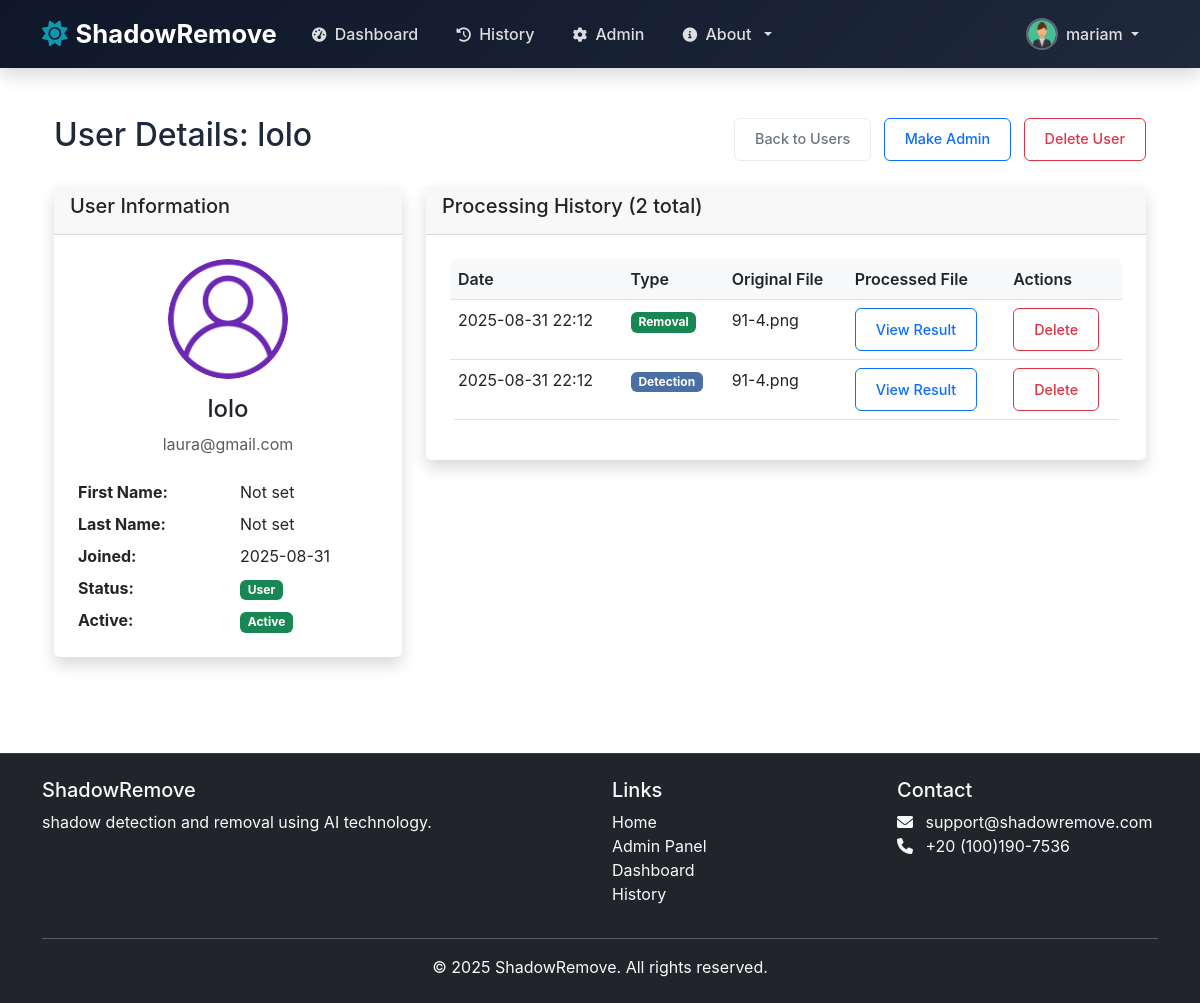
The app's page /admin/user/2 (signed in) with its own data.
### models.py (models this page shows, shortened)
class User(UserMixin, db.Model):
    id = db.Column(db.Integer, primary_key=True)
    username = db.Column(db.String(80), unique=True, nullable=False)
    email = db.Column(db.String(120), unique=True, nullable=False)
    password_hash = db.Column(db.String(128))
    first_name = db.Column(db.String(80), nullable=True)
    last_name = db.Column(db.String(80), nullable=True)
    bio = db.Column(db.Text, nullable=True)
    avatar = db.Column(db.String(120), default='default-avatar.png')
    created_at = db.Column(db.DateTime, default=datetime.utcnow)
    updated_at = db.Column(db.DateTime, default=datetime.utcnow, onupdate=datetime.utcnow)
    is_admin = db.Column(db.Boolean, default=False)
    is_active = db.Column(db.Boolean, default=True)

class ProcessedImage(db.Model):
    id = db.Column(db.Integer, primary_key=True)
    user_id = db.Column(db.Integer, db.ForeignKey('user.id'), nullable=False)
    original_filename = db.Column(db.String(255), nullable=False)
    processed_filename = db.Column(db.String(255), nullable=False)
    process_type = db.Column(db.String(50), nullable=False)  # 'detection' or 'removal'
    created_at = db.Column(db.DateTime, default=datetime.utcnow)
    user = db.relationship('User', backref=db.backref('processed_images', lazy=True))

### admin_route.py (the view)
@admin_required
def admin_user_detail(user_id):
    user = User.query.get_or_404(user_id)
    processed_images = ProcessedImage.query.filter_by(user_id=user_id).order_by(ProcessedImage.created_at.desc()).all()
    detection_count = ProcessedImage.query.filter_by(user_id=user_id, process_type='detection').count()
    removal_count = ProcessedImage.query.filter_by(user_id=user_id, process_type='removal').count()
    recent_activity = ProcessedImage.query.filter_by(user_id=user_id).order_by(ProcessedImage.created_at.desc()).limit(5).all()
    if processed_images:
        first_activity = processed_images[-1].created_at
        days_active = (datetime.utcnow() - first_activity).days or 1
        avg_per_day = len(processed_images) / days_active
    else:
        first_activity = None
        days_active = 0
        avg_per_day = 0
    return render_template('admin/user_detail.html',
                         user=user,
                         processed_images=processed_images,
                         detection_count=detection_count,
                         removal_count=removal_count,
                         recent_activity=recent_activity,
                         first_activity=first_activity,
                         days_active=days_active,
                         avg_per_day=avg_per_day)

### templates/admin/user_detail.html (shortened to what this page needs)
{% extends "base.html" %}
{% block content %}
<div class="container-fluid py-4">
    <div class="d-flex justify-content-between align-items-center mb-4">
        <h1 class="h2">User Details: {{ user.username }}</h1>
        <div>
            <a href="{{ url_for('admin_users') }}" class="btn btn-outline-secondary">Back to Users</a>
            {% if not user.is_admin %}
                <button type="button" class="btn btn-outline-primary ms-2"
                        data-bs-toggle="modal" data-bs-target="#makeAdminModal">
                    Make Admin
                </button>
            {% endif %}
            {% if not user.is_admin %}
                <button type="button" class="btn btn-outline-danger ms-2"
                        data-bs-toggle="modal" data-bs-target="#deleteUserModal">
                    Delete User
                </button>
            {% endif %}
        </div>
    </div>
    <div class="row">
        <div class="col-md-4">
            <div class="card">
                <div class="card-header">
                    <h5 class="card-title">User Information</h5>
                </div>
                <div class="card-body text-center">
                    {% if user.avatar and user.avatar != 'default-avatar.png' %}
                        <img src="{{ url_for('static', filename='uploads/avatars/' + user.avatar) }}"
                             class="rounded-circle mb-3" width="120" height="120" alt="{{ user.username }}">
                    {% else %}
                        <img src="{{ url_for('static', filename='images/default-avatar.png') }}"
                             class="rounded-circle mb-3" width="120" height="120" alt="Default Avatar">
                    {% endif %}
                    <h4>{{ user.username }}</h4>
                    <p class="text-muted">{{ user.email }}</p>
                    <div class="row text-start mt-4">
                        <div class="col-6">
                            <strong>First Name:</strong>
                        </div>
                        <div class="col-6">
                            {{ user.first_name or 'Not set' }}
                        </div>
                        <div class="col-6 mt-2">
                            <strong>Last Name:</strong>
                        </div>
                        <div class="col-6 mt-2">
                            {{ user.last_name or 'Not set' }}
                        </div>
                        <div class="col-6 mt-2">
                            <strong>Joined:</strong>
                        </div>
                        <div class="col-6 mt-2">
                            {{ user.created_at.strftime('%Y-%m-%d') }}
                        </div>
                        <div class="col-6 mt-2">
                            <strong>Status:</strong>
                        </div>
                        <div class="col-6 mt-2">
                            {% if user.is_admin %}
                                <span class="badge bg-danger">Admin</span>
                            {% else %}
                                <span class="badge bg-success">User</span>
                            {% endif %}
                        </div>
                        <div class="col-6 mt-2">
                            <strong>Active:</strong>
                        </div>
                        <div class="col-6 mt-2">
                            {% if user.is_active %}
                                <span class="badge bg-success">Active</span>
                            {% else %}
                                <span class="badge bg-secondary">Inactive</span>
                            {% endif %}
                        </div>
                    </div>
                </div>
            </div>
        </div>
        <div class="col-md-8">
            <div class="card">
                <div class="card-header">
                    <h5 class="card-title">Processing History ({{ processed_images | length }} total)</h5>
                </div>
                <div class="card-body">
                    {% if processed_images %}
                    <div class="table-responsive">
                        <table class="table table-hover">
                            <thead>
                                <tr>
                                    <th>Date</th>
                                    <th>Type</th>
                                    <th>Original File</th>
                                    <th>Processed File</th>
                                    <th>Actions</th>
                                </tr>
                            </thead>
                            <tbody>
                                {% for image in processed_images %}
                                <tr>
                                    <td>{{ image.created_at.strftime('%Y-%m-%d %H:%M') }}</td>
                                    <td>
                                        <span class="badge bg-{{ 'primary' if image.process_type == 'detection' else 'success' }}">
                                            {{ image.process_type | title }}
                                        </span>
                                    </td>
                                    <td>{{ image.original_filename }}</td>
                                    <td>
                                        {% if image.processed_filename %}
                                            <a href="{{ url_for('admin_view_image', image_id=image.id) }}"
                                               target="_blank"
                                               class="btn btn-sm btn-outline-primary view-result-btn"
                                               data-image-id="{{ image.id }}">
                                                View Result
                                            </a>
                                        {% else %}
                                            <span class="text-muted">No result available</span>
                                        {% endif %}
                                    </td>
                                    <td>
                                        <button type="button" class="btn btn-sm btn-outline-danger"
                                                data-bs-toggle="modal" data-bs-target="#deleteImageModal{{ image.id }}">
                                            Delete
                                        </button>
                                    </td>
                                </tr>
                                {% endfor %}
                            </tbody>
                        </table>
                    </div>
                    {% else %}
                    <div class="text-center py-4">
                        <p class="text-muted">No processing history found for this user.</p>
                    </div>
                    {% endif %}
                </div>
            </div>
        </div>
    </div>
</div>
{% endblock %}

### templates/base.html (shortened to what this page needs)
<!DOCTYPE html>
<html lang="en">
<head>
    <link href="https://cdn.jsdelivr.net/npm/bootstrap@5.3.0/dist/css/bootstrap.min.css" rel="stylesheet">
    <link href="https://cdnjs.cloudflare.com/ajax/libs/font-awesome/6.0.0/css/all.min.css" rel="stylesheet">
    <link href="{{ url_for('static', filename='css/profile.css') }}" rel="stylesheet">
    <link rel="stylesheet" href="{{ url_for('static', filename='css/style.css') }}">
    <link rel="stylesheet" href="{{ url_for('static', filename='css/authentication.css') }}">
</head>
<body>
    <nav class="navbar navbar-expand-lg navbar-dark bg-dark fixed-top shadow">
        <div class="container">
            <a class="navbar-brand d-flex align-items-center" href="{{ url_for('index') }}">
                <i class="fas fa-sun me-2"></i>
                <span class="fw-bold">ShadowRemove</span>
            </a>
            <div class="collapse navbar-collapse" id="navbarNav">
                <ul class="navbar-nav me-auto">
                    <li class="nav-item">
                        <a class="nav-link" href="{{ url_for('dashboard') }}">
                            <i class="fas fa-tachometer-alt me-1"></i> Dashboard
                        </a>
                    </li>
                    <li class="nav-item">
                        <a class="nav-link" href="{{ url_for('history') }}">
                            <i class="fas fa-history me-1"></i> History
                        </a>
                    </li>
                    {% if current_user.is_authenticated and current_user.is_admin %}
                    <li class="nav-item">
                        <a class="nav-link" href="{{ url_for('admin_dashboard') }}">
                            <i class="fas fa-cog me-1"></i> Admin
                        </a>
                    </li>
                    {% endif %}
                    <li class="nav-item dropdown">
                        <a class="nav-link dropdown-toggle" href="#" id="navbarDropdown" role="button" data-bs-toggle="dropdown">
                            <i class="fas fa-info-circle me-1"></i> About
                        </a>
                    </li>
                </ul>
                <ul class="navbar-nav ms-auto">
                    {% if current_user.is_authenticated %}
                    <li class="nav-item dropdown">
                        <a class="nav-link dropdown-toggle d-flex align-items-center" href="#" id="userDropdown" role="button" data-bs-toggle="dropdown">
                            {% if current_user.avatar and current_user.avatar != 'default-avatar.png' %}
                                <img src="{{ url_for('static', filename='uploads/avatars/' + current_user.avatar) }}" class="profile-picture me-2" alt="Profile Picture">
                            {% else %}
                                <img src="{{ url_for('static', filename='images/default-avatar.png') }}" class="profile-picture me-2" alt="Default Profile">
                            {% endif %}
                            <span>{{ current_user.username }}</span>
                        </a>
                    </li>
                    {% endif %}
                </ul>
            </div>
        </div>
    </nav>
    <div class="container mt-5 pt-4">
        {% block content %}{% endblock %}
    </div>
    <footer class="bg-dark text-light py-4 mt-5">
        <div class="container">
            <div class="row">
                <div class="col-md-6">
                    <h5>ShadowRemove</h5>
                    <p>shadow detection and removal using AI technology.</p>
                </div>
                <div class="col-md-3">
                    <h5>Links</h5>
                    <ul class="list-unstyled">
                        <li><a href="{{ url_for('index') }}" class="text-light">Home</a></li>
                        {% if current_user.is_authenticated and current_user.is_admin %}
                            <li><a class="dropdown-item" href="{{ url_for('admin_dashboard') }}">Admin Panel</a></li>
                        {% endif %}
                        <li><a href="{{ url_for('dashboard') }}" class="text-light">Dashboard</a></li>
                        <li><a href="{{ url_for('history') }}" class="text-light">History</a></li>
                    </ul>
                </div>
                <div class="col-md-3">
                    <h5>Contact</h5>
                    <ul class="list-unstyled">
                        <li><i class="fas fa-envelope me-2"></i> support@shadowremove.com</li>
                        <li><i class="fas fa-phone me-2"></i> +20 (100)190-7536</li>
                    </ul>
                </div>
            </div>
            <hr class="bg-light">
            <div class="text-center">
                <p class="mb-0">&copy; 2025 ShadowRemove. All rights reserved.</p>
            </div>
        </div>
    </footer>
</body>
</html>

### records on screen
User: avatar (picture), username "mariam"
User: username "lolo", email "laura@gmail.com", first_name "Not set", last_name "Not set", created_at "2025-08-31"
ProcessedImage: created_at "2025-08-31 22:12", process_type "Removal", original_filename "91-4.png"
ProcessedImage: created_at "2025-08-31 22:12", process_type "Detection", original_filename "91-4.png"

### other values on screen
{{ processed_images | length }} "2"
